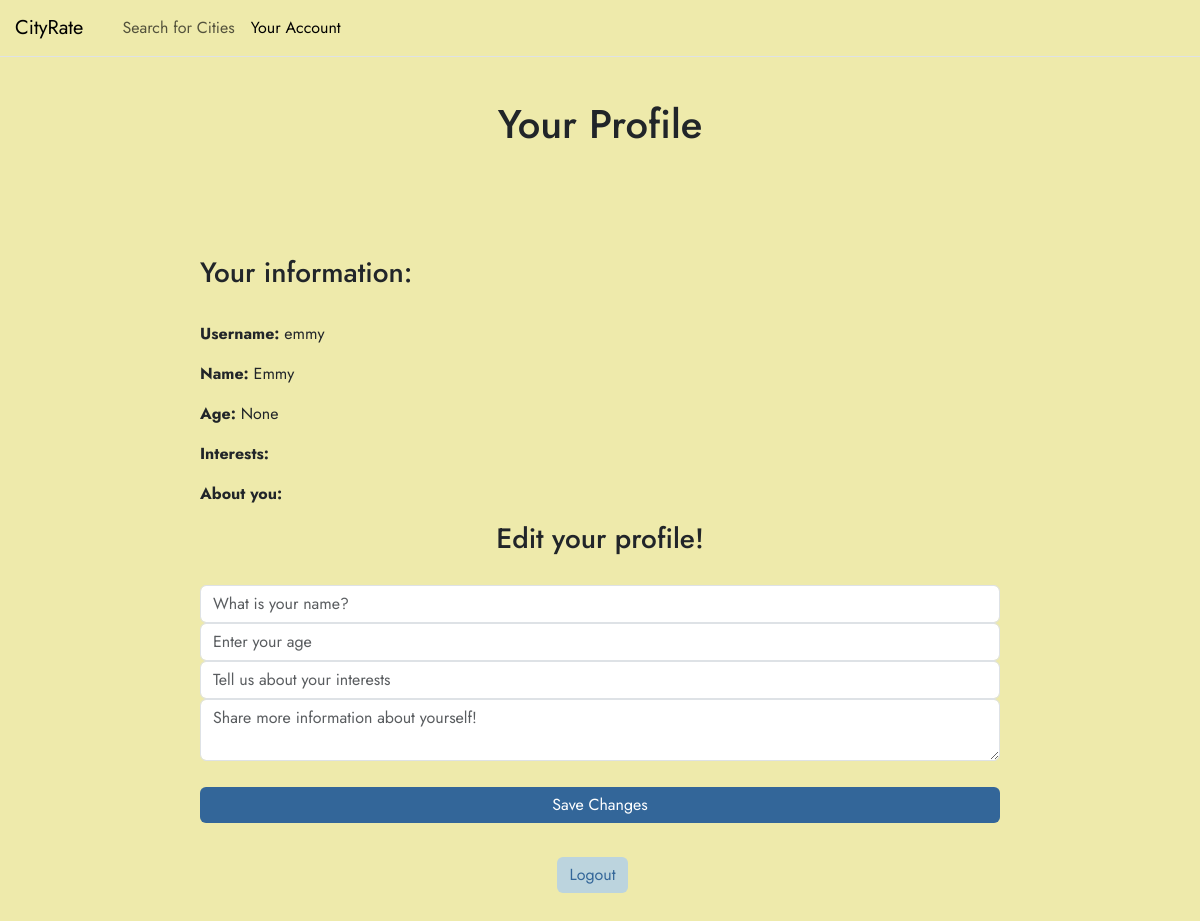
/profile (signed in), run on an earlier commit of the app's database.
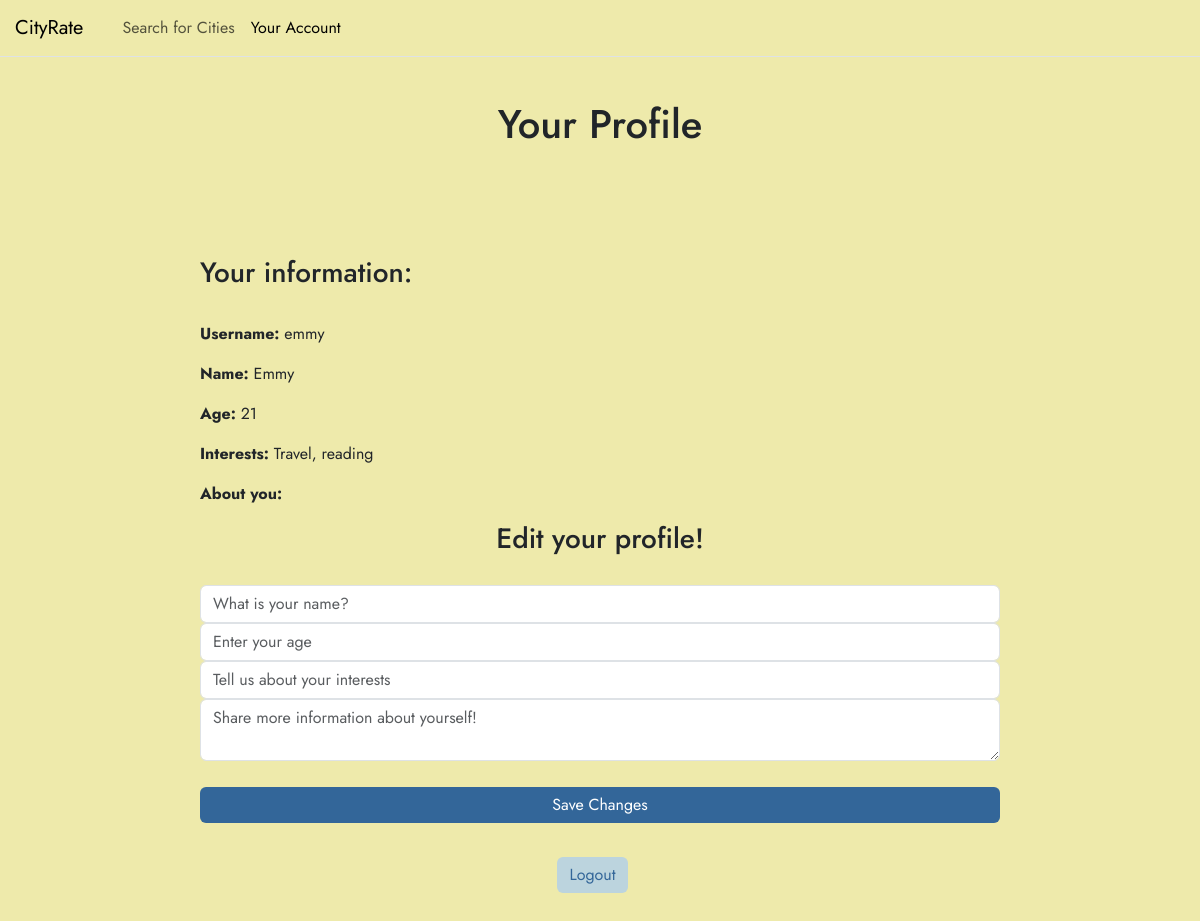
And on a later commit of the database.
### tables this page shows
CREATE TABLE user (
    id INTEGER PRIMARY KEY AUTOINCREMENT,
    username TEXT NOT NULL UNIQUE,
    password TEXT NOT NULL 
, name TEXT, age INTEGER, interests TEXT, about TEXT);

### app.py (the view, shortened to what this page needs)
@app.route('/profile',methods=['GET', 'POST'])
@login_required  #Seite ist geschützt, nur für eingeloggte User
def profile():
    db_con = get_db_con()
    form = ProfileForm() #Instanz von ProfileForm
    user_info = db_con.execute('SELECT username, name, age, interests, about FROM user WHERE id = ?',
                               (current_user.id,)).fetchone()
    return render_template('profile.html', form=form, user=user_info)

### forms.py
class ProfileForm(FlaskForm):
    name = StringField(validators=[Optional(),Length(min=2, max=30)])
    age = IntegerField(validators=[Optional(),NumberRange(min=1, max=120)])
    interests = StringField(validators=[Optional(),Length(min=2, max=60)])
    about = TextAreaField(validators=[Optional(),Length(min=2, max=700)])
    submitProfile = SubmitField('Save Changes')

### app.py (called while the page is built)
@login_manager.user_loader #Flask-Login decorator, um eingeloggten Benutzer zu laden
def load_user(user_id):
    return User.get(user_id) #User mit ID wird aus Datenbank geholt

    @staticmethod
    def get(user_id):
        db_con = get_db_con()
        getuser = db_con.execute(
            'SELECT * FROM user WHERE id = ?', (user_id,)).fetchone()
        if getuser:
            return User(id=getuser['id'],username= getuser['username'], password=getuser['password'] )
        return None

### db.py (called while the page is built)
def get_db_con(pragma_foreign_keys = True):
    if 'db_con' not in g:
        g.db_con = sqlite3.connect(
            current_app.config['DATABASE'],
            detect_types=sqlite3.PARSE_DECLTYPES
        )
        g.db_con.row_factory = sqlite3.Row
        if pragma_foreign_keys:
            g.db_con.execute('PRAGMA foreign_keys = ON;')
    return g.db_con

def close_db_con(e=None):
    db_con = g.pop('db_con', None)
    if db_con is not None:
        db_con.close()

### templates/profile.html (shortened to what this page needs)
{% from 'bootstrap5/nav.html' import render_nav_item %}
<!DOCTYPE html>
<html>
<head>
    {{ bootstrap.load_css() }}
<link rel="stylesheet" href="{{ url_for('static', filename='css/style.css') }}">
</head>
<body>
  <nav class="navbar navbar-expand-xl border-bottom mb-3 fixed-top">
        <div class="container-fluid px-0">
            <a class="navbar-brand" href="{{ url_for('home') }}"  style ="padding-left: 15px;" >CityRate</a>
            <div class="collapse navbar-collapse" id="menu">
    <ul class="navbar-nav me-auto mb-2 mb-lg-0" style="padding-left: 15px;">
        {{ render_nav_item('search', 'Search for Cities') }}
        {{ render_nav_item('profile', 'Your Account') }}
    </ul>
    </div>
        </div>
    </nav>
    <header>
        <h1>Your Profile</h1>
    </header>
    <main>
        <div class="card-body", style="text-align: left; margin-left: 200px;">
            <h3 , style="text-align: left;"> Your information: </h3> <br>
            <p><strong>Username:</strong> {{ user['username'] }}</p>
            <p><strong>Name:</strong> {{ user['name'] }}</p>
            <p><strong>Age:</strong> {{ user['age'] }}</p>
            <p><strong>Interests:</strong> {{ user['interests'] }}</p>
            <p><strong>About you:</strong><br> {{ user['about'] }}</p>
        </div>
    <h3> Edit your profile! </h3>
    <form method="POST" action="{{ url_for('profile') }}" style="display: flex; flex-direction: column; justify-content: center; gap: 10px; margin-top: 30px; margin-left: 200px; margin-right: 200px">
    <div class="mb-3">
            {{ form.name(class="form-control", placeholder="What is your name?") }}
            {{ form.age(class="form-control", placeholder="Enter your age") }}
            {{ form.interests(class="form-control", placeholder="Tell us about your interests") }}
            {{ form.about(class="form-control", placeholder="Share more information about yourself!") }}
        </div>
    {{ form.submitProfile(class="btn btn-primary custom-button1") }} <br>
    </form>
    <div class="button-container" style="display: flex; justify-content: center; gap: 15px; margin-bottom: 50px;">
    <a href="/logout" class="btn custom-button2">Logout</a>
    </div>
    </main>
</body>
</html>

### static/css/style.css (style rules this page uses)
h1, h2, h3, h4, h5, h6 { text-align: center; }
body { padding-top: 100px; background-color: #EEEAAB; font-family: 'Jost', sans-serif; }
main { background-color: #EEEAAB; font-family: 'Jost', sans-serif; text-align: center; padding-top: 100px; }
nav.navbar { background-color: #EEEAAB; opacity: 1; }
.custom-button1 { background-color: #336699; color: white; border: none; }
.custom-button2 { background-color: #BCD4DE; color: #336699; border: #336699; margin-right: 15px; }

What changed in the data, as far as the page shows it:
changed user "emmy": age (not shown) → "21"; interests (not shown) → "Travel, reading"
Also different on the page:
{{ user['age'] }}: "None" → (not shown)
